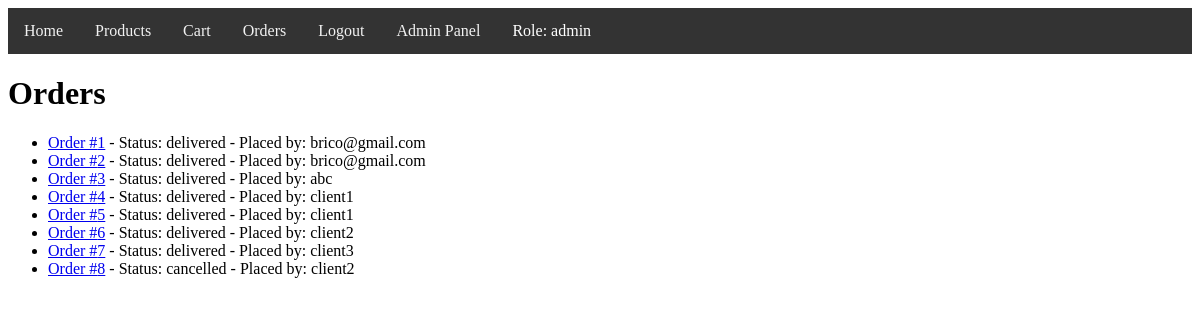
/orders (signed in), run on an earlier commit of the app's database.
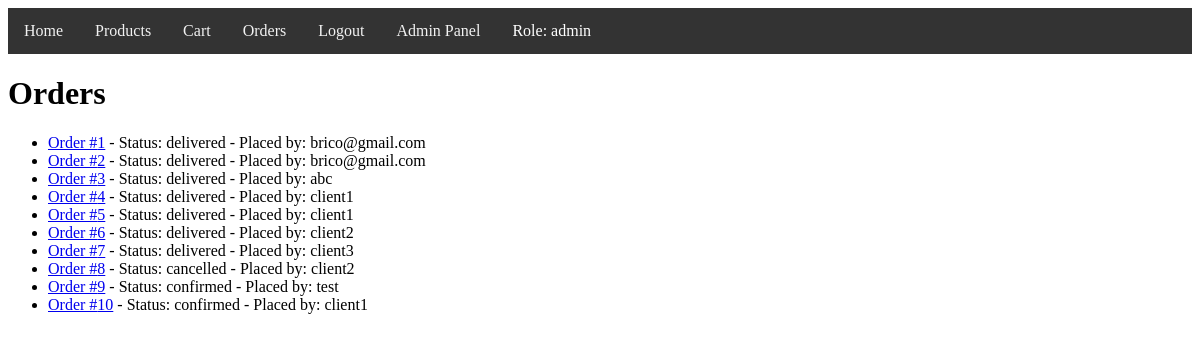
And on a later commit of the database.
### models/order/order.py (models this page shows)
class Order(db.Model):
    id = db.Column(db.Integer, primary_key=True)
    user_id = db.Column(db.Integer, db.ForeignKey('user.id'), nullable=False)
    status = db.Column(db.String(50), nullable=False, default='pending')
    created_at = db.Column(db.DateTime, default=datetime.utcnow)
    items = db.relationship('OrderItem', backref='order', lazy=True)

### models/user/user.py (models this page shows)
class User(db.Model):
    id = db.Column(db.Integer, primary_key=True)
    username = db.Column(db.String(150), unique=True, nullable=False)
    password = db.Column(db.String(150), nullable=False)
    role = db.Column(db.String(50), nullable=False, default='user')  # Nowa kolumna
    orders = db.relationship('Order', backref='user', lazy=True)

### controllers/order/order_view.py (the view)
@order_blueprint.route('/orders')
def orders():
    if 'user_id' not in session:
        flash('You need to be logged in to view orders.', 'danger')
        return redirect(url_for('user.login'))
    user = User.query.get(session['user_id'])
    orders_with_users = order_repository.get_all_order_for_user(user)
    return render_template('orders.html', orders_with_users=orders_with_users, user=user)

### controllers/order/order_repository.py (called while the page is built)
    def get_all_order_for_user(self, user):
        if user.role == 'client':
            orders = Order.query.filter_by(user_id=user.id).all()
        else:
            orders = Order.query.all()
        orders_with_users = []
        for order in orders:
            order_user = User.query.get(order.user_id)
            orders_with_users.append((order, order_user))
        return orders_with_users

### templates/orders.html (shortened to what this page needs)
{% extends "base.html" %}
{% block content %}
<h1>Orders</h1>
<ul>
    {% for order, order_user in orders_with_users %}
    <li>
        <a href="{{ url_for('order.order_detail', order_id=order.id) }}">Order #{{ order.id }}</a> - Status: {{ order.status }} - Placed by: {{ order_user.username }}
    </li>
    {% endfor %}
</ul>
{% endblock %}

What changed in the data, as far as the page shows it:
added Order: id "9", status "confirmed", username "test"
added Order: id "10", status "confirmed", username "client1"
